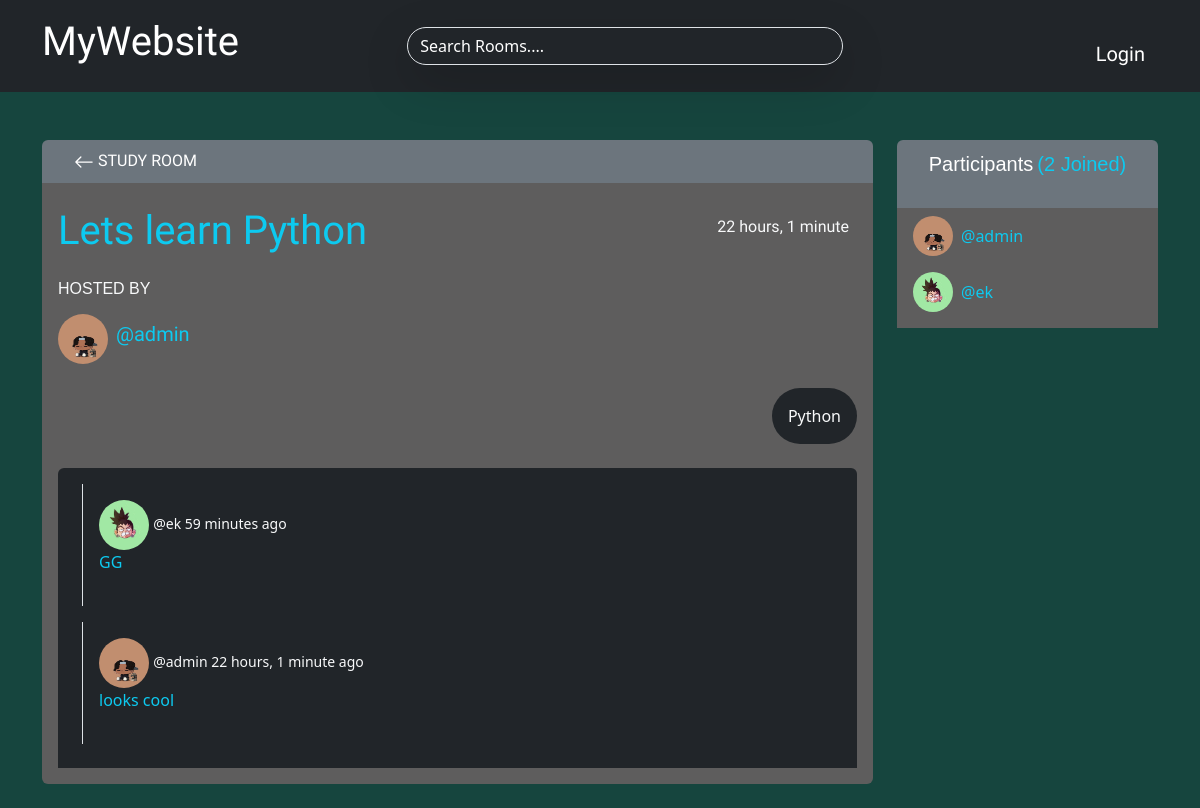
The app's page /room_page/1/ with its own data.
### base/models.py (models this page shows, shortened)
class Room(models.Model):
    host = models.ForeignKey(User, on_delete=models.SET_NULL, null=True)
    topic = models.ForeignKey(Topic, on_delete=models.SET_NULL, null=True)
    name = models.CharField(max_length=200)
    description = models.TextField(null=True, blank=True)
    participants = models.ManyToManyField(User, related_name='participants',blank=True)
    updated = models.DateTimeField(auto_now=True)
    created = models.DateTimeField(auto_now_add=True)
    class Meta:
        ordering = ['-updated','-created']

class User(AbstractUser):
    name = models.CharField(max_length=200, null=True)
    email = models.EmailField(unique=True,null=True)
    bio = models.TextField(null=True)
    avatar = models.ImageField(null=True,default="avatar.png")
    USERNAME_FIELD = 'email'
    REQUIRED_FIELDS = []

class Topic(models.Model):
    name = models.CharField(max_length=200)
    def __str__(self):
        return self.name

class Message(models.Model):
    user = models.ForeignKey(User, on_delete=models.CASCADE)
    room = models.ForeignKey(Room, on_delete=models.CASCADE)
    body = models.TextField()
    updated = models.DateTimeField(auto_now=True)
    created = models.DateTimeField(auto_now_add=True)
    class Meta:
        ordering = ['-updated','-created']

### base/views.py (the view, shortened to what this page needs)
# urls.py: path('room_page/<int:pk>/',views.room,name="room"),
def room(request,pk):
    room = Room.objects.get(id = pk)
    room_messages = room.message_set.all().order_by('-created')
    participants=room.participants.all()
    context = {
        'room':room,
        'room_messages':room_messages,
        'participants':participants
        }
    return render(request,'room.html',context)

### templates/room.html (shortened to what this page needs)
{% extends 'main.html' %}
    {% block content %}
        <div class="container mb-4">
            <div class="row d-flex justify-content-center ">
                <div class="col-9">
                    <div class="bg-secondary px-3 py-2 d-flex justify-content-between  align-items-center rounded-top ">
                        <div>
                            <a href="{% url 'home'%}" class="px-3 py-2  " style="font-family: 'Kanit', sans-serif;">
                                <svg xmlns="http://www.w3.org/2000/svg" width="20" height="26" fill="currentColor" class="bi bi-arrow-left" viewBox="0 0 16 16">
                                    <path fill-rule="evenodd" d="M15 8a.5.5 0 0 0-.5-.5H2.707l3.147-3.146a.5.5 0 1 0-.708-.708l-4 4a.5.5 0 0 0 0 .708l4 4a.5.5 0 0 0 .708-.708L2.707 8.5H14.5A.5.5 0 0 0 15 8z"/>
                                  </svg>
                                  STUDY ROOM
                            </a>
                        </div>
                    </div>
                    <div class=" p-3 rounded-bottom" style="background-color:#5e5d5d;" >
                        <div class="d-flex justify-content-between  align-items-center mt-2">
                            <h1 class="text-info" style="font-family: 'Kanit', sans-serif;">{{room.name}} </h1>
                            <p class="me-2 text-light" style="font-family: 'Kanit', sans-serif;">{{room.created|timesince}}</p>
                        </div>
                        <div class="mt-3">
                            <h6 class="text-light">HOSTED BY</h6>
                            <div class="d-flex my-3">
                                <img src="{{room.host.avatar.url}}" style="width:50px; height:50px;" class="rounded-5" alt="">
                                <h5 class="text-info mt-2 ms-2" style="font-family: 'Kanit', sans-serif;">@{{room.host.username}}</h5>
                            </div>
                            <div class="my-4 ms-1 d-flex justify-content-end">
                                <small class="bg-dark text-light p-3 rounded rounded-5 fs-6">{{room.topic}}</small>
                            </div>
                        </div>
                    <div class="comment-wrapper bg-dark text-light rounded-top" style="height: 300px;  overflow-x: hidden; overflow-y: scroll; width: auto;">
                        {% for message in room_messages %}
                            <div class="ms-4 border-start p-3 my-3 ">
                                <div class="d-flex justify-content-between ">
                                    <div>
                                        <img src="{{message.user.avatar.url}}" style="width:50px; height:50px;" class="rounded-5" alt="">
                                        <small>@{{message.user.username}} {{message.created|timesince}} ago</small>
                                    </div>
                                </div>
                                <p class="text-info">{{message.body}}</p>
                            </div>
                        {% endfor %}
                    </div>
                    </div>
                </div>
                <div class="col-3">
                    <div class="bg-secondary px-3 pb-1 rounded-top d-flex align-items-center justify-content-center">
                        <h5 class="pt-2 pb-1 mt-1 d-flex">Participants <p class="ms-1 text-info">({{participants.all.count}} Joined)</p></h5>
                    </div>
                    <div style="background-color:#5e5d5d;" class="pb-2">
                        {% for user in participants %}
                        <div class="ms-3 pt-2 d-flex ">
                            <img src="{{user.avatar.url}}" style="width:40px; height:40px;" class="rounded-5" alt="">
                            <p class="text-info mt-2 ms-2">@{{user.username}}</p>
                        </div>
                    {% endfor %}
                    </div>
                </div>
            </div>
        </div>
    {% endblock  %}

### static/css/main.css (style rules this page uses)
body { background-color: #222729; width: 100%; height: 100%; }
a { text-decoration: none; color: white; }
h1,h2,h3,h4,h5,h6 { font-family: 'REM', sans-serif; color: white; }

### records on screen
Room: name "Lets learn Python", created "22 hours, 1 minute", host.avatar (picture), host.username "admin", topic "Python"
Message: user.avatar (picture), user.username "ek", created "59 minutes", body "GG"
Message: user.avatar (picture), user.username "admin", created "22 hours, 1 minute", body "looks cool"
User: avatar (picture), username "admin"
User: avatar (picture), username "ek"

### other values on screen
{{ participants.all.count }} "2"
